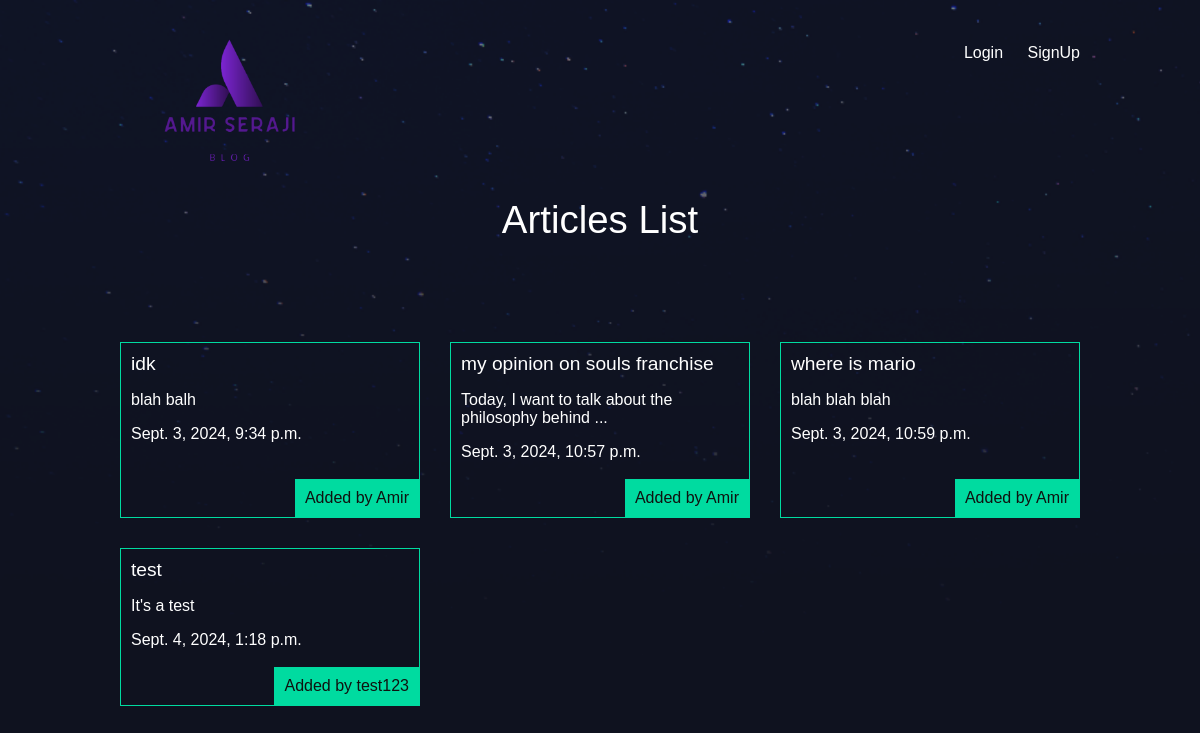
Screenshot of /blog/ with the database file from the repository.
### blog/models.py (models this page shows, shortened)
class article (models.Model):
    title = models.CharField(max_length=100)
    slug = models.SlugField()
    body = models.TextField()
    date = models.DateTimeField(auto_now_add=True)
    thumb = models.ImageField( upload_to = 'blog_images/' ,default = 'default.png/' )
    author = models.ForeignKey(User , on_delete=models.CASCADE,default=None)
    def snipped (self):
        if len(self.body)>50:
            return self.body[:50]+'...'
        else:
            return self.body

### blog/views.py (the view)
# urls.py: path('',views.article_list , name = 'articles'),
def article_list (request):
    Articles = article.objects.all().order_by('date')
    return render(request , 'articles/article_list.html' , {'Articles':Articles})

### blog/templates/articles/article_list.html
{% extends 'base_layout.html' %}
{% block contend%}
    <h1>Articles List</h1>
    <div class="articles">
        {% for article in Articles %}
        <div class='article'>
            <h2><a href="{% url 'article_detail' article.slug %}">{{article.title}}</a></h2>
            <p>{{article.snipped}}</p>
            <p>{{article.date}}</p>
            <P class="author">Added by {{article.author.username}}</P>
        </div>
        {% endfor %}
    </div>
{% endblock %}

### templates/base_layout.html (shortened to what this page needs)
<!DOCTYPE html>
<html>
    <head>
        <link rel="stylesheet" href="/static/style.css">
    </head>
    <body>
        <header class="wrapper">
            <h1><a href="{% url 'home'%}"><img src="/static/logo.png"/></a></h1>
            <nav>
                <ul>
                    {% if user.is_authenticated %}
                    <li>
                        <form class = "logout-link" action="/accounts/logout/" method="post">
                            {%csrf_token%}
                            <button type="submit">Logout</button>
                        </form>
                    </li>
                    <li><a href="{% url 'create' %}" class="highlight">New Article</a></li>
                    {% else %}
                    <li><a href="/accounts/login/">Login</a></li>
                    <li><a href="/accounts/signup/">SignUp</a></li>
                    {% endif %}
                </ul>
            </nav>
        </header>
        <div class="wrapper">
            {% block contend %}
            {% endblock %}
        </div>
    </body>
</html>

### assets/style.css (style rules this page uses)
body { background-color: #0f121f; background-image: url('stars.png'); background-repeat: no-repeat; background-size: cover; color: #fff; }
body * { font-family: 'Ubuntu', sans-serif; }
h1, h2, h3, h4, h5 { font-weight: normal; margin: 0; }
a, a:hover, a:visited { color: #fff; text-decoration: none; }
.wrapper { max-width: 960px; margin: 0 auto; }
div.wrapper h1 { text-align: center ; margin: 100px auto; margin-top: -20px; font-size: 2.4em; }
header { display: grid; grid-template-columns: 1fr 1fr; padding: 20px 0; }
nav { justify-self: end; }
nav li { display: inline-block; margin-left: 20px; }
.articles { display: grid; grid-template-columns: 1fr 1fr 1fr; grid-gap: 30px; }
.article { padding: 10px; border: 1px solid #00dba0; position: relative; padding-bottom: 40px; }
.article h2 { font-size: 1.2em; }
.article .author { padding: 10px; background: #00dba0; position: absolute; right: 0; bottom: 0; margin: 0; color: #0f120f }
.wrapper h1 img { max-width: 50%; margin-left: -10px; margin-top: -30px; }

### rows the page displays
article: title "idk", snipped "blah balh", date "Sept. 3, 2024, 9:34 p.m.", author.username "Amir"
article: title "my opinion on souls franchise", snipped "Today, I want to talk about the philosophy behind ...", date "Sept. 3, 2024, 10:57 p.m.", author.username "Amir"
article: title "where is mario", snipped "blah blah blah", date "Sept. 3, 2024, 10:59 p.m.", author.username "Amir"
article: title "test", snipped "It's a test", date "Sept. 4, 2024, 1:18 p.m.", author.username "test123"
